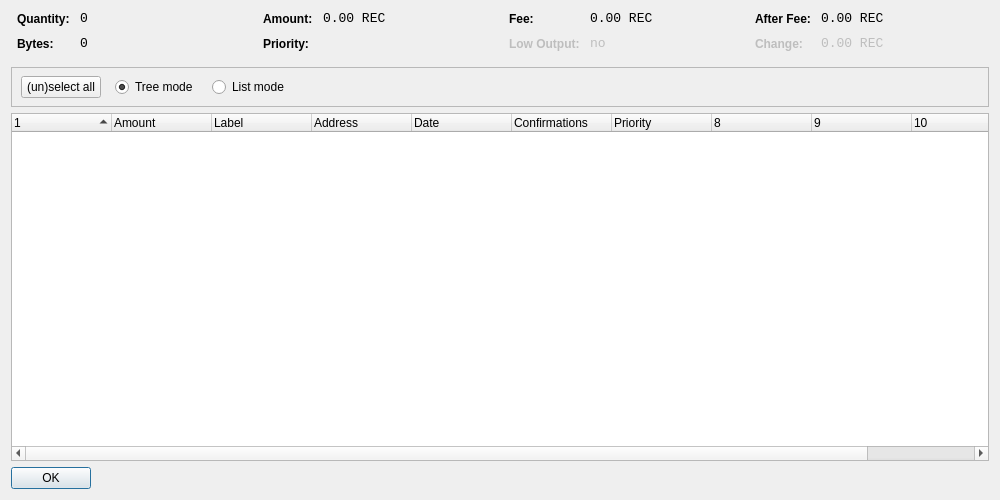
<?xml version="1.0" encoding="UTF-8"?>
<ui version="4.0">
 <class>CoinControlDialog</class>
 <widget class="QDialog" name="CoinControlDialog">
  <property name="geometry">
   <rect>
    <x>0</x>
    <y>0</y>
    <width>1000</width>
    <height>500</height>
   </rect>
  </property>
  <property name="windowTitle">
   <string>Coin Control</string>
  </property>
  <layout class="QVBoxLayout" name="verticalLayout">
   <item>
    <layout class="QHBoxLayout" name="horizontalLayoutTop" stretch="0,0,0,0">
     <property name="topMargin">
      <number>0</number>
     </property>
     <property name="bottomMargin">
      <number>10</number>
     </property>
     <item>
      <layout class="QFormLayout" name="formLayoutCoinControl1">
       <property name="horizontalSpacing">
        <number>10</number>
       </property>
       <property name="verticalSpacing">
        <number>10</number>
       </property>
       <property name="leftMargin">
        <number>6</number>
       </property>
       <property name="rightMargin">
        <number>6</number>
       </property>
       <item row="0" column="0">
        <widget class="QLabel" name="labelCoinControlQuantityText">
         <property name="styleSheet">
          <string notr="true">font-weight:bold;</string>
         </property>
         <property name="text">
          <string>Quantity:</string>
         </property>
        </widget>
       </item>
       <item row="0" column="1">
        <widget class="QLabel" name="labelCoinControlQuantity">
         <property name="font">
          <font>
           <family>Monospace</family>
           <pointsize>10</pointsize>
          </font>
         </property>
         <property name="cursor">
          <cursorShape>IBeamCursor</cursorShape>
         </property>
         <property name="contextMenuPolicy">
          <enum>Qt::ActionsContextMenu</enum>
         </property>
         <property name="text">
          <string notr="true">0</string>
         </property>
         <property name="textInteractionFlags">
          <set>Qt::LinksAccessibleByMouse|Qt::TextSelectableByKeyboard|Qt::TextSelectableByMouse</set>
         </property>
        </widget>
       </item>
       <item row="1" column="0">
        <widget class="QLabel" name="labelCoinControlBytesText">
         <property name="styleSheet">
          <string notr="true">font-weight:bold;</string>
         </property>
         <property name="text">
          <string>Bytes:</string>
         </property>
        </widget>
       </item>
       <item row="1" column="1">
        <widget class="QLabel" name="labelCoinControlBytes">
         <property name="font">
          <font>
           <family>Monospace</family>
           <pointsize>10</pointsize>
          </font>
         </property>
         <property name="cursor">
          <cursorShape>IBeamCursor</cursorShape>
         </property>
         <property name="contextMenuPolicy">
          <enum>Qt::ActionsContextMenu</enum>
         </property>
         <property name="text">
          <string notr="true">0</string>
         </property>
         <property name="textInteractionFlags">
          <set>Qt::LinksAccessibleByMouse|Qt::TextSelectableByKeyboard|Qt::TextSelectableByMouse</set>
         </property>
        </widget>
       </item>
      </layout>
     </item>
     <item>
      <layout class="QFormLayout" name="formLayoutCoinControl2">
       <property name="horizontalSpacing">
        <number>10</number>
       </property>
       <property name="verticalSpacing">
        <number>10</number>
       </property>
       <property name="leftMargin">
        <number>6</number>
       </property>
       <property name="rightMargin">
        <number>6</number>
       </property>
       <item row="0" column="0">
        <widget class="QLabel" name="labelCoinControlAmountText">
         <property name="styleSheet">
          <string notr="true">font-weight:bold;</string>
         </property>
         <property name="text">
          <string>Amount:</string>
         </property>
        </widget>
       </item>
       <item row="0" column="1">
        <widget class="QLabel" name="labelCoinControlAmount">
         <property name="font">
          <font>
           <family>Monospace</family>
           <pointsize>10</pointsize>
          </font>
         </property>
         <property name="cursor">
          <cursorShape>IBeamCursor</cursorShape>
         </property>
         <property name="contextMenuPolicy">
          <enum>Qt::ActionsContextMenu</enum>
         </property>
         <property name="text">
          <string notr="true">0.00 REC</string>
         </property>
         <property name="textInteractionFlags">
          <set>Qt::LinksAccessibleByMouse|Qt::TextSelectableByKeyboard|Qt::TextSelectableByMouse</set>
         </property>
        </widget>
       </item>
       <item row="1" column="0">
        <widget class="QLabel" name="labelCoinControlPriorityText">
         <property name="styleSheet">
          <string notr="true">font-weight:bold;</string>
         </property>
         <property name="text">
          <string>Priority:</string>
         </property>
        </widget>
       </item>
       <item row="1" column="1">
        <widget class="QLabel" name="labelCoinControlPriority">
         <property name="font">
          <font>
           <family>Monospace</family>
           <pointsize>10</pointsize>
          </font>
         </property>
         <property name="cursor">
          <cursorShape>IBeamCursor</cursorShape>
         </property>
         <property name="contextMenuPolicy">
          <enum>Qt::ActionsContextMenu</enum>
         </property>
         <property name="text">
          <string/>
         </property>
         <property name="textInteractionFlags">
          <set>Qt::LinksAccessibleByMouse|Qt::TextSelectableByKeyboard|Qt::TextSelectableByMouse</set>
         </property>
        </widget>
       </item>
      </layout>
     </item>
     <item>
      <layout class="QFormLayout" name="formLayoutCoinControl3">
       <property name="horizontalSpacing">
        <number>10</number>
       </property>
       <property name="verticalSpacing">
        <number>10</number>
       </property>
       <property name="leftMargin">
        <number>6</number>
       </property>
       <property name="rightMargin">
        <number>6</number>
       </property>
       <item row="0" column="0">
        <widget class="QLabel" name="labelCoinControlFeeText">
         <property name="styleSheet">
          <string notr="true">font-weight:bold;</string>
         </property>
         <property name="text">
          <string>Fee:</string>
         </property>
        </widget>
       </item>
       <item row="0" column="1">
        <widget class="QLabel" name="labelCoinControlFee">
         <property name="font">
          <font>
           <family>Monospace</family>
           <pointsize>10</pointsize>
          </font>
         </property>
         <property name="cursor">
          <cursorShape>IBeamCursor</cursorShape>
         </property>
         <property name="contextMenuPolicy">
          <enum>Qt::ActionsContextMenu</enum>
         </property>
         <property name="text">
          <string notr="true">0.00 REC</string>
         </property>
         <property name="textInteractionFlags">
          <set>Qt::LinksAccessibleByMouse|Qt::TextSelectableByKeyboard|Qt::TextSelectableByMouse</set>
         </property>
        </widget>
       </item>
       <item row="1" column="0">
        <widget class="QLabel" name="labelCoinControlLowOutputText">
         <property name="enabled">
          <bool>false</bool>
         </property>
         <property name="styleSheet">
          <string notr="true">font-weight:bold;</string>
         </property>
         <property name="text">
          <string>Low Output:</string>
         </property>
        </widget>
       </item>
       <item row="1" column="1">
        <widget class="QLabel" name="labelCoinControlLowOutput">
         <property name="enabled">
          <bool>false</bool>
         </property>
         <property name="font">
          <font>
           <family>Monospace</family>
           <pointsize>10</pointsize>
          </font>
         </property>
         <property name="cursor">
          <cursorShape>IBeamCursor</cursorShape>
         </property>
         <property name="contextMenuPolicy">
          <enum>Qt::ActionsContextMenu</enum>
         </property>
         <property name="text">
          <string notr="true">no</string>
         </property>
         <property name="textInteractionFlags">
          <set>Qt::LinksAccessibleByMouse|Qt::TextSelectableByKeyboard|Qt::TextSelectableByMouse</set>
         </property>
        </widget>
       </item>
      </layout>
     </item>
     <item>
      <layout class="QFormLayout" name="formLayoutCoinControl4">
       <property name="horizontalSpacing">
        <number>10</number>
       </property>
       <property name="verticalSpacing">
        <number>10</number>
       </property>
       <property name="leftMargin">
        <number>6</number>
       </property>
       <property name="rightMargin">
        <number>6</number>
       </property>
       <item row="0" column="0">
        <widget class="QLabel" name="labelCoinControlAfterFeeText">
         <property name="styleSheet">
          <string notr="true">font-weight:bold;</string>
         </property>
         <property name="text">
          <string>After Fee:</string>
         </property>
        </widget>
       </item>
       <item row="0" column="1">
        <widget class="QLabel" name="labelCoinControlAfterFee">
         <property name="font">
          <font>
           <family>Monospace</family>
           <pointsize>10</pointsize>
          </font>
         </property>
         <property name="cursor">
          <cursorShape>IBeamCursor</cursorShape>
         </property>
         <property name="contextMenuPolicy">
          <enum>Qt::ActionsContextMenu</enum>
         </property>
         <property name="text">
          <string notr="true">0.00 REC</string>
         </property>
         <property name="textInteractionFlags">
          <set>Qt::LinksAccessibleByMouse|Qt::TextSelectableByKeyboard|Qt::TextSelectableByMouse</set>
         </property>
        </widget>
       </item>
       <item row="1" column="0">
        <widget class="QLabel" name="labelCoinControlChangeText">
         <property name="enabled">
          <bool>false</bool>
         </property>
         <property name="styleSheet">
          <string notr="true">font-weight:bold;</string>
         </property>
         <property name="text">
          <string>Change:</string>
         </property>
        </widget>
       </item>
       <item row="1" column="1">
        <widget class="QLabel" name="labelCoinControlChange">
         <property name="enabled">
          <bool>false</bool>
         </property>
         <property name="font">
          <font>
           <family>Monospace</family>
           <pointsize>10</pointsize>
          </font>
         </property>
         <property name="cursor">
          <cursorShape>IBeamCursor</cursorShape>
         </property>
         <property name="contextMenuPolicy">
          <enum>Qt::ActionsContextMenu</enum>
         </property>
         <property name="text">
          <string notr="true">0.00 REC</string>
         </property>
         <property name="textInteractionFlags">
          <set>Qt::LinksAccessibleByMouse|Qt::TextSelectableByKeyboard|Qt::TextSelectableByMouse</set>
         </property>
        </widget>
       </item>
      </layout>
     </item>
    </layout>
   </item>
   <item>
    <widget class="QFrame" name="frame">
     <property name="minimumSize">
      <size>
       <width>0</width>
       <height>40</height>
      </size>
     </property>
     <property name="frameShape">
      <enum>QFrame::StyledPanel</enum>
     </property>
     <property name="frameShadow">
      <enum>QFrame::Sunken</enum>
     </property>
     <widget class="QWidget" name="horizontalLayoutWidget">
      <property name="geometry">
       <rect>
        <x>10</x>
        <y>0</y>
        <width>781</width>
        <height>41</height>
       </rect>
      </property>
      <layout class="QHBoxLayout" name="horizontalLayoutPanel" stretch="0,0,0,0">
       <property name="spacing">
        <number>14</number>
       </property>
       <item>
        <widget class="QPushButton" name="pushButtonSelectAll">
         <property name="sizePolicy">
          <sizepolicy hsizetype="Maximum" vsizetype="Fixed">
           <horstretch>0</horstretch>
           <verstretch>0</verstretch>
          </sizepolicy>
         </property>
         <property name="styleSheet">
          <string notr="true"/>
         </property>
         <property name="text">
          <string>(un)select all</string>
         </property>
        </widget>
       </item>
       <item>
        <widget class="QRadioButton" name="radioTreeMode">
         <property name="sizePolicy">
          <sizepolicy hsizetype="Maximum" vsizetype="Fixed">
           <horstretch>0</horstretch>
           <verstretch>0</verstretch>
          </sizepolicy>
         </property>
         <property name="text">
          <string>Tree mode</string>
         </property>
         <property name="checked">
          <bool>true</bool>
         </property>
        </widget>
       </item>
       <item>
        <widget class="QRadioButton" name="radioListMode">
         <property name="sizePolicy">
          <sizepolicy hsizetype="Maximum" vsizetype="Fixed">
           <horstretch>0</horstretch>
           <verstretch>0</verstretch>
          </sizepolicy>
         </property>
         <property name="text">
          <string>List mode</string>
         </property>
        </widget>
       </item>
       <item>
        <spacer name="horizontalSpacer">
         <property name="orientation">
          <enum>Qt::Horizontal</enum>
         </property>
         <property name="sizeHint" stdset="0">
          <size>
           <width>40</width>
           <height>20</height>
          </size>
         </property>
        </spacer>
       </item>
      </layout>
     </widget>
    </widget>
   </item>
   <item>
    <widget class="CoinControlTreeWidget" name="treeWidget">
     <property name="contextMenuPolicy">
      <enum>Qt::CustomContextMenu</enum>
     </property>
     <property name="sortingEnabled">
      <bool>false</bool>
     </property>
     <property name="columnCount">
      <number>11</number>
     </property>
     <attribute name="headerShowSortIndicator" stdset="0">
      <bool>true</bool>
     </attribute>
     <attribute name="headerStretchLastSection">
      <bool>false</bool>
     </attribute>
     <column>
      <property name="text">
       <string/>
      </property>
     </column>
     <column>
      <property name="text">
       <string>Amount</string>
      </property>
     </column>
     <column>
      <property name="text">
       <string>Label</string>
      </property>
     </column>
     <column>
      <property name="text">
       <string>Address</string>
      </property>
     </column>
     <column>
      <property name="text">
       <string>Date</string>
      </property>
     </column>
     <column>
      <property name="text">
       <string>Confirmations</string>
      </property>
      <property name="toolTip">
       <string>Confirmed</string>
      </property>
     </column>
     <column>
      <property name="text">
       <string>Priority</string>
      </property>
     </column>
     <column>
      <property name="text">
       <string/>
      </property>
     </column>
     <column>
      <property name="text">
       <string/>
      </property>
     </column>
     <column>
      <property name="text">
       <string/>
      </property>
     </column>
     <column>
      <property name="text">
       <string/>
      </property>
     </column>
    </widget>
   </item>
   <item>
    <widget class="QDialogButtonBox" name="buttonBox">
     <property name="sizePolicy">
      <sizepolicy hsizetype="Maximum" vsizetype="Fixed">
       <horstretch>0</horstretch>
       <verstretch>0</verstretch>
      </sizepolicy>
     </property>
     <property name="styleSheet">
      <string notr="true"/>
     </property>
     <property name="orientation">
      <enum>Qt::Horizontal</enum>
     </property>
     <property name="standardButtons">
      <set>QDialogButtonBox::Ok</set>
     </property>
    </widget>
   </item>
  </layout>
 </widget>
 <customwidgets>
  <customwidget>
   <class>CoinControlTreeWidget</class>
   <extends>QTreeWidget</extends>
   <header>coincontroltreewidget.h</header>
  </customwidget>
 </customwidgets>
 <resources/>
 <connections/>
</ui>
